Frame 1 (no input): blank canvas, image omitted
Frame 60 (the mouse pressed at the canvas centre just before this capture): blank canvas, image omitted
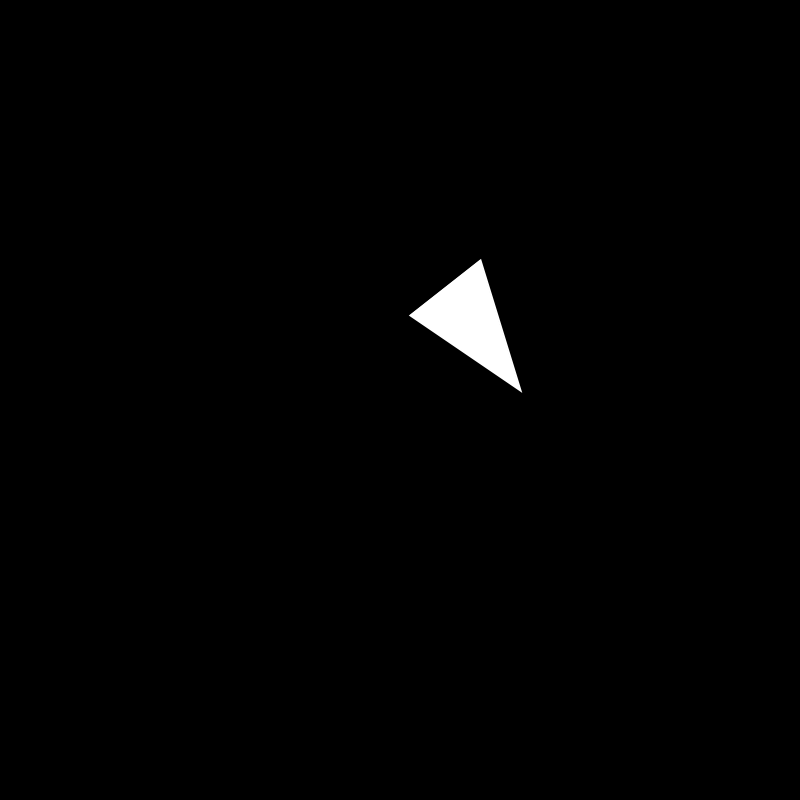
Frame 120 (the mouse held since frame 60 and released just before this capture)

The Processing sketch whose frames 1 and 60 were blank and that drew this single picture after the mouse press (run headless with seeded random() and noise(); from frame 60 on, the mouse is pressed at the canvas centre):

// Processing sketch: processing_113653
// ── processing_113653.pde

class Shape {
 
  int posX = width/2; 
  int posY = height/2;
   
  color fillColor = color(255);
   
  Shape() {
     posX = int(random(width, width/2));
     posY = int(random(height, height/2));
  }
 
  void checkPos() {
    if( dist(mouseX, mouseY, posX, posY) < width/2) {
      fillColor = color(255);
    }
  }
 
  void display() {
  translate(mouseX, mouseY);
  stroke(255);
  strokeWeight(2);
  beginShape();
  vertex(10, -85);
  vertex(80, -140);
  vertex(120, -10);
  endShape(CLOSE);
}
}
Shape[] shapeArray;
 
int numShape = 6;
 
void setup(){
  size(800, 800);
  background(0);
   
  shapeArray = new Shape[numShape];
   
  for(int i=0; i<shapeArray.length; i++){
     shapeArray[i] = new Shape();
  }
}
 
void draw(){
  background(0);
  for(int i=0; i < shapeArray.length; i++){
     shapeArray[i].checkPos();
     shapeArray[i].display();
  }
}
 
 
void mouseClicked(){
  for(int i=0; i<shapeArray.length; i++){
     shapeArray[i] = new Shape();
  }
}
